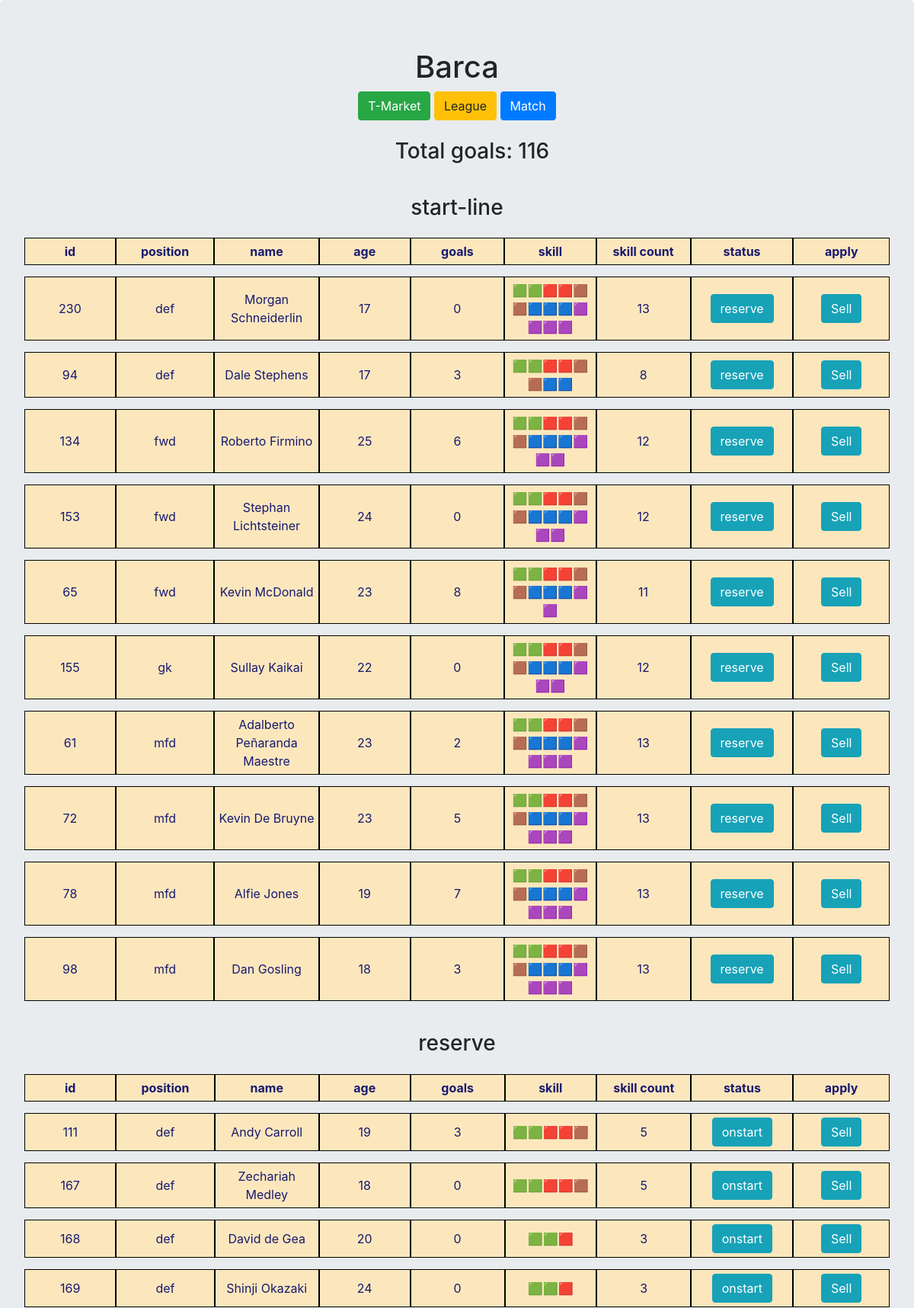
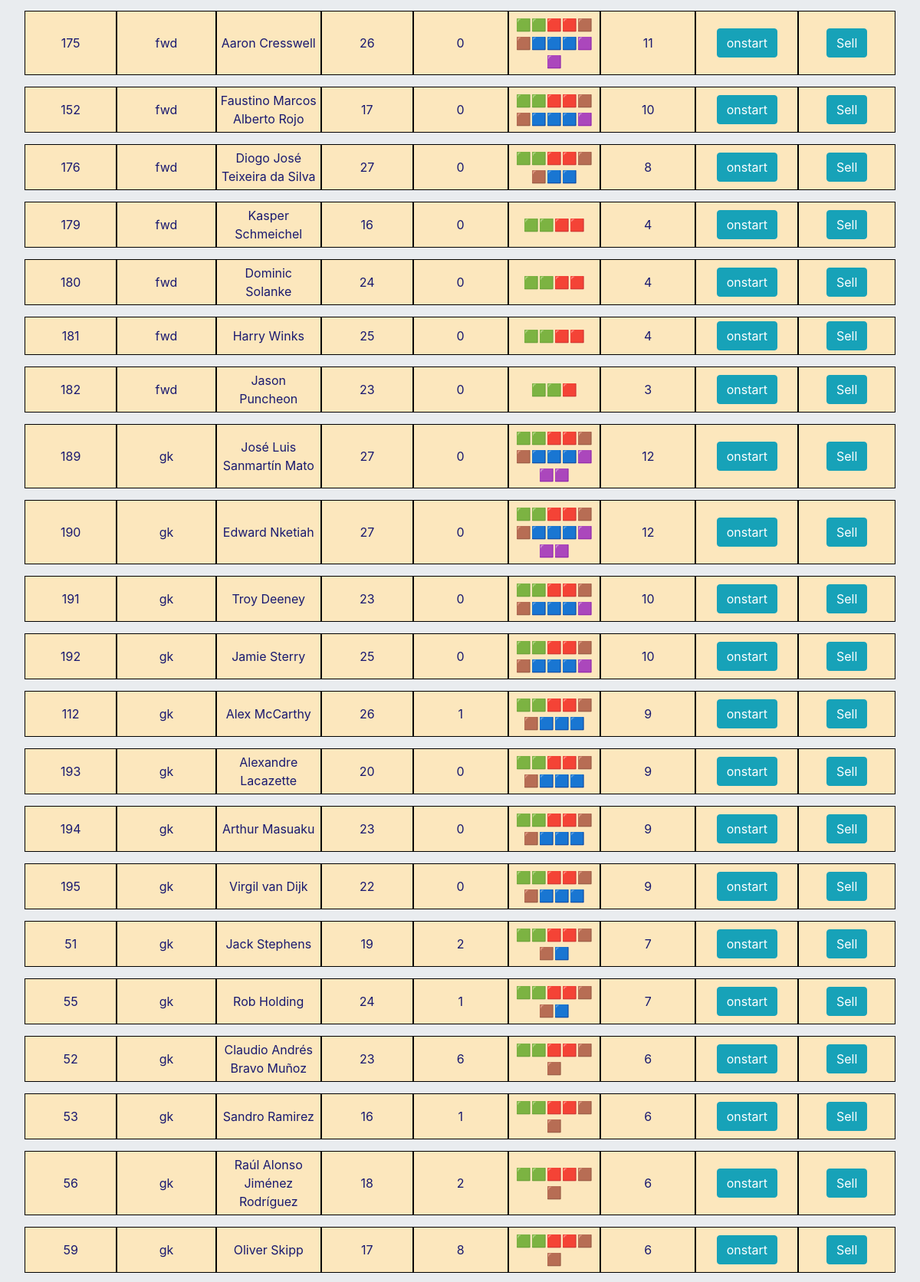
/lteam/1/ (upper part), run on the app's committed database (2 pictures, top to bottom).
### transfer/models.py (models this page shows, shortened)
class League(models.Model):
    name = models.CharField(max_length=255)
    date_created = models.DateTimeField(auto_now_add=True, blank=True)
    totalg = models.IntegerField(default=0)

class Myteam(models.Model):
    CATEGORIES = (
        ('legend', 'legend'),
        ('superstar', 'superstar'),
        ('young', 'young'),
        ('prof', 'prof'),
        ('quick', 'quick'),
        ('strong', 'strong')
    )
    pcategory = (
        ('fwd', 'fwd'),
        ('mfd', 'mfd'),
        ('def', 'def'),
        ('gk', 'gk')
    )
    cskills = (
        ('🟩🟩🟥🟥🟫🟫🟦🟦🟦🟪🟪🟪🟪', '🟩🟩🟥🟥🟫🟫🟦🟦🟦🟪🟪🟪🟪'),
        ('🟩🟩🟥🟥🟫🟫🟦🟦🟦🟪🟪🟪', '🟩🟩🟥🟥🟫🟫🟦🟦🟦🟪🟪🟪'),
        ('🟩🟩🟥🟥🟫🟫🟦🟦🟦🟪🟪', '🟩🟩🟥🟥🟫🟫🟦🟦🟦🟪🟪'),
        ('🟩🟩🟥🟥🟫🟫🟦🟦🟦🟪', '🟩🟩🟥🟥🟫🟫🟦🟦🟦🟪'),
        ('🟩🟩🟥🟥🟫🟫🟦🟦🟦', '🟩🟩🟥🟥🟫🟫🟦🟦🟦'),
        ('🟩🟩🟥🟥🟫🟫🟦🟦', '🟩🟩🟥🟥🟫🟫🟦🟦'),
        ('🟩🟩🟥🟥🟫🟫🟦', '🟩🟩🟥🟥🟫🟫🟦'),
        ('🟩🟩🟥🟥🟫🟫', '🟩🟩🟥🟥🟫🟫'),
        ('🟩🟩🟥🟥🟫', '🟩🟩🟥🟥🟫'),
        ('🟩🟩🟥🟥', '🟩🟩🟥🟥'),
        ('🟩🟩🟥', '🟩🟩🟥'),
        ('🟩🟩', '🟩🟩')
    )
    pstat = (
        ('reserve', 'reserve'),
        ('onstart', 'onstart')
    )
    name = models.CharField(max_length=255)
    position = models.CharField(
        max_length=20,
        choices=pcategory
    )
    age = models.IntegerField()
    goals = models.IntegerField(default=0)
    pstatus = models.CharField(
        default='reserve',
        max_length=200,
        choices=pstat
    )
    experience = models.CharField(
        max_length=20,
        choices=CATEGORIES
    )
    skills = models.CharField(
        default='🟩🟩',
        max_length=200,
        choices=cskills
    )
    date_buyed = models.DateTimeField(auto_now_add=True, blank=True)
    lteam = models.ForeignKey(League, default=1, related_name='myteam', on_delete=models.CASCADE)
    class Meta:
        ordering = ['position', '-skills', '-pstatus']

### transfer/views.py (the view)
# urls.py: path('lteam/<int:id>/', views.lteam, name='lteam'),
def lteam(request, id):
    lteam = Myteam.objects.filter(lteam_id=id)
    lteamn = League.objects.get(id=id)
    lmyteam = Myteam.objects.filter(pstatus='onstart', lteam_id=id).order_by('position','-skills')
    lmyteamrez = Myteam.objects.filter(pstatus='reserve', lteam_id=id).order_by('position', '-skills')
    return render(request, 'lteams.html', {'lmyteam': lmyteam, 'lmyteamrez': lmyteamrez,'lteamn': lteamn })

### transfer/templates/lteams.html (shortened to what this page needs)
<!DOCTYPE html>
<html lang="en">
<head>
        <link rel="stylesheet" href="https://maxcdn.bootstrapcdn.com/bootstrap/4.0.0-beta.2/css/bootstrap.min.css">
</head>
<body>
    <center>
    <div class="jumbotron">
        <h1>{{ lteamn.name }}</h1>
   <a href="{% url 'transfer:index' %}"><button type="button" class="btn btn-success">T-Market</button></a>
    <a href="{% url 'transfer:league' %}"><button type="button" class="btn btn-warning">League</button></a>
   <a href="{% url 'transfer:selection' %}"><button type="button" class="btn btn-primary">Match</button></a>
        <div>
            <br>
            <ul><h3>Total goals: {{ lteamn.totalg }}</h3></ul>
        </div>
   <div class='responsive-table'>
        <br>
       <h3> start-line </h3>
           <table class = 'highlight '>
            <thead>
            <tr>
                <th>id</th>
                <th>position</th>
                <th>name</th>
                <th>age</th>
                <th>goals</th>
                <th>skill</th>
                <th>skill count</th>
                <th>status</th>
                <th>apply</th>
            </tr>
            </thead>
            <tbody>
            {% for player in lmyteam %}
                <tr>
                    <td>{{ player.id }} </td>
                    <td>{{ player.position }}</td>
                    <td>{{ player.name }}</td>
                    <td>{{ player.age }}</td>
                    <td>{{ player.goals }}</td>
                    <td>{{ player.skills }}</td>
                    <td>{{ player.skills|length }}</td>
                    <td><a href="{% url 'transfer:reserve' player.id %}"><button type="button" class="btn btn-info">reserve</button></a>
                    <td><a href="{% url 'transfer:sell' player.id %}"><button type="button" class="btn btn-info">Sell</button></a>
                </tr>
            {% endfor %}
            </tbody>
        </table>
        <br>
       <h3> reserve </h3>
            <table class = 'highlight '>
            <thead>
            <tr>
                <th>id</th>
                <th>position</th>
                <th>name</th>
                <th>age</th>
                <th>goals</th>
                <th>skill</th>
                <th>skill count</th>
                <th>status</th>
                <th>apply</th>
            </tr>
            </thead>
            <tbody>
            {% for player in lmyteamrez %}
                <tr>
                    <td>{{ player.id }} </td>
                    <td>{{ player.position }}</td>
                    <td>{{ player.name }}</td>
                    <td>{{ player.age }}</td>
                    <td>{{ player.goals }}</td>
                    <td>{{ player.skills }}</td>
                    <td>{{ player.skills|length }}</td>
                    <td><a href="{% url 'transfer:onstart' player.id %}"><button type="button" class="btn btn-info">onstart</button></a>
                    <td><a href="{% url 'transfer:sell' player.id %}"><button type="button" class="btn btn-info">Sell</button></a>
                </tr>
            {% endfor %}
            </tbody>
        </table>
    </div>
    </div>
</center>
</body>
</html>

### transfer/templates/lteams.html (style rules this page uses)
table { border-collapse: separate; border-spacing: 0 15px; }
th { background-color: #fce7bd; color: white; }
th, td { width: 150px; text-align: center; background-color: #fce7bd; font-size: 100%; color: midnightblue; border: 1px solid black; padding: 5px; }

### data on the page
League: name "Barca", totalg "116"
Myteam: id "230", position "def", name "Morgan Schneiderlin", age "17", goals "0", skills "🟩🟩🟥🟥🟫🟫🟦🟦🟦🟪🟪🟪🟪", skills|length "13"
Myteam: id "94", position "def", name "Dale Stephens", age "17", goals "3", skills "🟩🟩🟥🟥🟫🟫🟦🟦", skills|length "8"
Myteam: id "134", position "fwd", name "Roberto Firmino", age "25", goals "6", skills "🟩🟩🟥🟥🟫🟫🟦🟦🟦🟪🟪🟪", skills|length "12"
Myteam: id "153", position "fwd", name "Stephan Lichtsteiner", age "24", goals "0", skills "🟩🟩🟥🟥🟫🟫🟦🟦🟦🟪🟪🟪", skills|length "12"
Myteam: id "65", position "fwd", name "Kevin McDonald", age "23", goals "8", skills "🟩🟩🟥🟥🟫🟫🟦🟦🟦🟪🟪", skills|length "11"
Myteam: id "155", position "gk", name "Sullay Kaikai", age "22", goals "0", skills "🟩🟩🟥🟥🟫🟫🟦🟦🟦🟪🟪🟪", skills|length "12"
Myteam: id "61", position "mfd", name "Adalberto Peñaranda Maestre", age "23", goals "2", skills "🟩🟩🟥🟥🟫🟫🟦🟦🟦🟪🟪🟪🟪", skills|length "13"
Myteam: id "72", position "mfd", name "Kevin De Bruyne", age "23", goals "5", skills "🟩🟩🟥🟥🟫🟫🟦🟦🟦🟪🟪🟪🟪", skills|length "13"
Myteam: id "78", position "mfd", name "Alfie Jones", age "19", goals "7", skills "🟩🟩🟥🟥🟫🟫🟦🟦🟦🟪🟪🟪🟪", skills|length "13"
Myteam: id "98", position "mfd", name "Dan Gosling", age "18", goals "3", skills "🟩🟩🟥🟥🟫🟫🟦🟦🟦🟪🟪🟪🟪", skills|length "13"
Myteam: id "111", position "def", name "Andy Carroll", age "19", goals "3", skills "🟩🟩🟥🟥🟫", skills|length "5"
Myteam: id "167", position "def", name "Zechariah Medley", age "18", goals "0", skills "🟩🟩🟥🟥🟫", skills|length "5"
Myteam: id "168", position "def", name "David de Gea", age "20", goals "0", skills "🟩🟩🟥", skills|length "3"
Myteam: id "169", position "def", name "Shinji Okazaki", age "24", goals "0", skills "🟩🟩🟥", skills|length "3"
Myteam: id "175", position "fwd", name "Aaron Cresswell", age "26", goals "0", skills "🟩🟩🟥🟥🟫🟫🟦🟦🟦🟪🟪", skills|length "11"
Myteam: id "152", position "fwd", name "Faustino Marcos Alberto Rojo", age "17", goals "0", skills "🟩🟩🟥🟥🟫🟫🟦🟦🟦🟪", skills|length "10"
Myteam: id "176", position "fwd", name "Diogo José Teixeira da Silva", age "27", goals "0", skills "🟩🟩🟥🟥🟫🟫🟦🟦", skills|length "8"
Myteam: id "179", position "fwd", name "Kasper Schmeichel", age "16", goals "0", skills "🟩🟩🟥🟥", skills|length "4"
Myteam: id "180", position "fwd", name "Dominic Solanke", age "24", goals "0", skills "🟩🟩🟥🟥", skills|length "4"
Myteam: id "181", position "fwd", name "Harry Winks", age "25", goals "0", skills "🟩🟩🟥🟥", skills|length "4"
Myteam: id "182", position "fwd", name "Jason Puncheon", age "23", goals "0", skills "🟩🟩🟥", skills|length "3"
Myteam: id "189", position "gk", name "José Luis Sanmartín Mato", age "27", goals "0", skills "🟩🟩🟥🟥🟫🟫🟦🟦🟦🟪🟪🟪", skills|length "12"
Myteam: id "190", position "gk", name "Edward Nketiah", age "27", goals "0", skills "🟩🟩🟥🟥🟫🟫🟦🟦🟦🟪🟪🟪", skills|length "12"
Myteam: id "191", position "gk", name "Troy Deeney", age "23", goals "0", skills "🟩🟩🟥🟥🟫🟫🟦🟦🟦🟪", skills|length "10"
Myteam: id "192", position "gk", name "Jamie Sterry", age "25", goals "0", skills "🟩🟩🟥🟥🟫🟫🟦🟦🟦🟪", skills|length "10"
Myteam: id "112", position "gk", name "Alex McCarthy", age "26", goals "1", skills "🟩🟩🟥🟥🟫🟫🟦🟦🟦", skills|length "9"
Myteam: id "193", position "gk", name "Alexandre Lacazette", age "20", goals "0", skills "🟩🟩🟥🟥🟫🟫🟦🟦🟦", skills|length "9"
Myteam: id "194", position "gk", name "Arthur Masuaku", age "23", goals "0", skills "🟩🟩🟥🟥🟫🟫🟦🟦🟦", skills|length "9"
Myteam: id "195", position "gk", name "Virgil van Dijk", age "22", goals "0", skills "🟩🟩🟥🟥🟫🟫🟦🟦🟦", skills|length "9"
Myteam: id "51", position "gk", name "Jack Stephens", age "19", goals "2", skills "🟩🟩🟥🟥🟫🟫🟦", skills|length "7"
Myteam: id "55", position "gk", name "Rob Holding", age "24", goals "1", skills "🟩🟩🟥🟥🟫🟫🟦", skills|length "7"
Myteam: id "52", position "gk", name "Claudio Andrés Bravo Muñoz", age "23", goals "6", skills "🟩🟩🟥🟥🟫🟫", skills|length "6"
Myteam: id "53", position "gk", name "Sandro Ramirez", age "16", goals "1", skills "🟩🟩🟥🟥🟫🟫", skills|length "6"
Myteam: id "56", position "gk", name "Raúl Alonso Jiménez Rodríguez", age "18", goals "2", skills "🟩🟩🟥🟥🟫🟫", skills|length "6"
Myteam: id "59", position "gk", name "Oliver Skipp", age "17", goals "8", skills "🟩🟩🟥🟥🟫🟫", skills|length "6"
